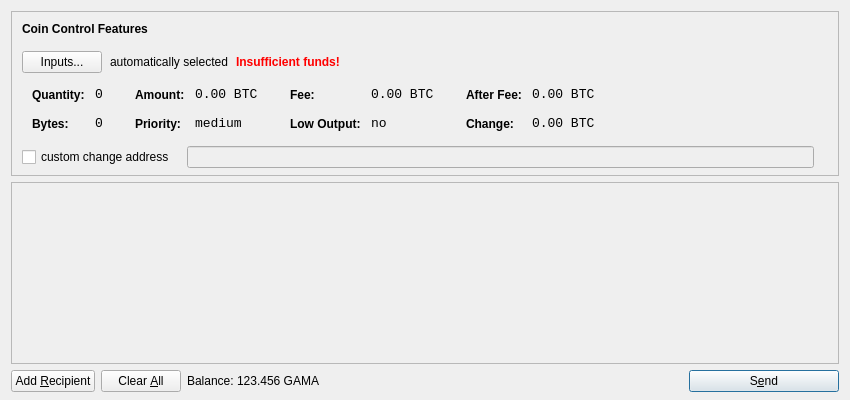
<?xml version="1.0" encoding="UTF-8"?>
<ui version="4.0">
 <class>SendCoinsDialog</class>
 <widget class="QDialog" name="SendCoinsDialog">
  <property name="geometry">
   <rect>
    <x>0</x>
    <y>0</y>
    <width>850</width>
    <height>400</height>
   </rect>
  </property>
  <property name="windowTitle">
   <string>Send Coins</string>
  </property>
  <layout class="QVBoxLayout" name="verticalLayout" stretch="0,1,0">
   <property name="bottomMargin">
    <number>8</number>
   </property>
   <item>
    <widget class="QFrame" name="frameCoinControl">
     <property name="sizePolicy">
      <sizepolicy hsizetype="Expanding" vsizetype="Expanding">
       <horstretch>0</horstretch>
       <verstretch>0</verstretch>
      </sizepolicy>
     </property>
     <property name="maximumSize">
      <size>
       <width>16777215</width>
       <height>16777215</height>
      </size>
     </property>
     <property name="frameShape">
      <enum>QFrame::StyledPanel</enum>
     </property>
     <property name="frameShadow">
      <enum>QFrame::Sunken</enum>
     </property>
     <layout class="QVBoxLayout" name="verticalLayoutCoinControl2">
      <property name="spacing">
       <number>-1</number>
      </property>
      <property name="leftMargin">
       <number>0</number>
      </property>
      <property name="topMargin">
       <number>0</number>
      </property>
      <property name="rightMargin">
       <number>0</number>
      </property>
      <property name="bottomMargin">
       <number>6</number>
      </property>
      <item>
       <layout class="QVBoxLayout" name="verticalLayoutCoinControl" stretch="0,0,0,0,1">
        <property name="spacing">
         <number>0</number>
        </property>
        <property name="leftMargin">
         <number>10</number>
        </property>
        <property name="topMargin">
         <number>10</number>
        </property>
        <item>
         <layout class="QHBoxLayout" name="horizontalLayoutCoinControl1">
          <property name="bottomMargin">
           <number>15</number>
          </property>
          <item>
           <widget class="QLabel" name="labelCoinControlFeatures">
            <property name="sizePolicy">
             <sizepolicy hsizetype="Preferred" vsizetype="Maximum">
              <horstretch>0</horstretch>
              <verstretch>0</verstretch>
             </sizepolicy>
            </property>
            <property name="font">
             <font>
              <weight>75</weight>
              <bold>true</bold>
             </font>
            </property>
            <property name="styleSheet">
             <string notr="true">font-weight:bold;</string>
            </property>
            <property name="text">
             <string>Coin Control Features</string>
            </property>
           </widget>
          </item>
         </layout>
        </item>
        <item>
         <layout class="QHBoxLayout" name="horizontalLayoutCoinControl2" stretch="0,0,0,0">
          <property name="spacing">
           <number>8</number>
          </property>
          <property name="bottomMargin">
           <number>10</number>
          </property>
          <item>
           <widget class="QPushButton" name="pushButtonCoinControl">
            <property name="styleSheet">
             <string notr="true"/>
            </property>
            <property name="text">
             <string>Inputs...</string>
            </property>
           </widget>
          </item>
          <item>
           <widget class="QLabel" name="labelCoinControlAutomaticallySelected">
            <property name="text">
             <string>automatically selected</string>
            </property>
            <property name="margin">
             <number>5</number>
            </property>
           </widget>
          </item>
          <item>
           <widget class="QLabel" name="labelCoinControlInsuffFunds">
            <property name="font">
             <font>
              <weight>75</weight>
              <bold>true</bold>
             </font>
            </property>
            <property name="styleSheet">
             <string notr="true">color:red;font-weight:bold;</string>
            </property>
            <property name="text">
             <string>Insufficient funds!</string>
            </property>
            <property name="margin">
             <number>5</number>
            </property>
           </widget>
          </item>
          <item>
           <spacer name="horizontalSpacerCoinControl">
            <property name="orientation">
             <enum>Qt::Horizontal</enum>
            </property>
            <property name="sizeHint" stdset="0">
             <size>
              <width>40</width>
              <height>1</height>
             </size>
            </property>
           </spacer>
          </item>
         </layout>
        </item>
        <item>
         <widget class="QWidget" name="widgetCoinControl" native="true">
          <property name="sizePolicy">
           <sizepolicy hsizetype="Preferred" vsizetype="Preferred">
            <horstretch>0</horstretch>
            <verstretch>0</verstretch>
           </sizepolicy>
          </property>
          <property name="minimumSize">
           <size>
            <width>0</width>
            <height>0</height>
           </size>
          </property>
          <property name="styleSheet">
           <string notr="true"/>
          </property>
          <layout class="QHBoxLayout" name="horizontalLayoutCoinControl5">
           <property name="margin">
            <number>0</number>
           </property>
           <item>
            <layout class="QHBoxLayout" name="horizontalLayoutCoinControl3" stretch="0,0,0,1">
             <property name="spacing">
              <number>20</number>
             </property>
             <property name="topMargin">
              <number>0</number>
             </property>
             <property name="bottomMargin">
              <number>10</number>
             </property>
             <item>
              <layout class="QFormLayout" name="formLayoutCoinControl1">
               <property name="horizontalSpacing">
                <number>10</number>
               </property>
               <property name="verticalSpacing">
                <number>14</number>
               </property>
               <property name="leftMargin">
                <number>10</number>
               </property>
               <property name="topMargin">
                <number>4</number>
               </property>
               <property name="rightMargin">
                <number>6</number>
               </property>
               <item row="0" column="0">
                <widget class="QLabel" name="labelCoinControlQuantityText">
                 <property name="styleSheet">
                  <string notr="true">font-weight:bold;</string>
                 </property>
                 <property name="text">
                  <string>Quantity:</string>
                 </property>
                 <property name="margin">
                  <number>0</number>
                 </property>
                </widget>
               </item>
               <item row="0" column="1">
                <widget class="QLabel" name="labelCoinControlQuantity">
                 <property name="font">
                  <font>
                   <family>Monospace</family>
                   <pointsize>10</pointsize>
                  </font>
                 </property>
                 <property name="cursor">
                  <cursorShape>IBeamCursor</cursorShape>
                 </property>
                 <property name="contextMenuPolicy">
                  <enum>Qt::ActionsContextMenu</enum>
                 </property>
                 <property name="text">
                  <string notr="true">0</string>
                 </property>
                 <property name="margin">
                  <number>0</number>
                 </property>
                 <property name="textInteractionFlags">
                  <set>Qt::LinksAccessibleByMouse|Qt::TextSelectableByKeyboard|Qt::TextSelectableByMouse</set>
                 </property>
                </widget>
               </item>
               <item row="1" column="0">
                <widget class="QLabel" name="labelCoinControlBytesText">
                 <property name="styleSheet">
                  <string notr="true">font-weight:bold;</string>
                 </property>
                 <property name="text">
                  <string>Bytes:</string>
                 </property>
                </widget>
               </item>
               <item row="1" column="1">
                <widget class="QLabel" name="labelCoinControlBytes">
                 <property name="font">
                  <font>
                   <family>Monospace</family>
                   <pointsize>10</pointsize>
                  </font>
                 </property>
                 <property name="cursor">
                  <cursorShape>IBeamCursor</cursorShape>
                 </property>
                 <property name="contextMenuPolicy">
                  <enum>Qt::ActionsContextMenu</enum>
                 </property>
                 <property name="text">
                  <string notr="true">0</string>
                 </property>
                 <property name="textInteractionFlags">
                  <set>Qt::LinksAccessibleByMouse|Qt::TextSelectableByKeyboard|Qt::TextSelectableByMouse</set>
                 </property>
                </widget>
               </item>
              </layout>
             </item>
             <item>
              <layout class="QFormLayout" name="formLayoutCoinControl2">
               <property name="horizontalSpacing">
                <number>10</number>
               </property>
               <property name="verticalSpacing">
                <number>14</number>
               </property>
               <property name="leftMargin">
                <number>6</number>
               </property>
               <property name="topMargin">
                <number>4</number>
               </property>
               <property name="rightMargin">
                <number>6</number>
               </property>
               <item row="0" column="0">
                <widget class="QLabel" name="labelCoinControlAmountText">
                 <property name="styleSheet">
                  <string notr="true">font-weight:bold;</string>
                 </property>
                 <property name="text">
                  <string>Amount:</string>
                 </property>
                 <property name="margin">
                  <number>0</number>
                 </property>
                </widget>
               </item>
               <item row="0" column="1">
                <widget class="QLabel" name="labelCoinControlAmount">
                 <property name="font">
                  <font>
                   <family>Monospace</family>
                   <pointsize>10</pointsize>
                  </font>
                 </property>
                 <property name="cursor">
                  <cursorShape>IBeamCursor</cursorShape>
                 </property>
                 <property name="contextMenuPolicy">
                  <enum>Qt::ActionsContextMenu</enum>
                 </property>
                 <property name="text">
                  <string notr="true">0.00 BTC</string>
                 </property>
                 <property name="textInteractionFlags">
                  <set>Qt::LinksAccessibleByMouse|Qt::TextSelectableByKeyboard|Qt::TextSelectableByMouse</set>
                 </property>
                </widget>
               </item>
               <item row="1" column="0">
                <widget class="QLabel" name="labelCoinControlPriorityText">
                 <property name="styleSheet">
                  <string notr="true">font-weight:bold;</string>
                 </property>
                 <property name="text">
                  <string>Priority:</string>
                 </property>
                </widget>
               </item>
               <item row="1" column="1">
                <widget class="QLabel" name="labelCoinControlPriority">
                 <property name="font">
                  <font>
                   <family>Monospace</family>
                   <pointsize>10</pointsize>
                  </font>
                 </property>
                 <property name="cursor">
                  <cursorShape>IBeamCursor</cursorShape>
                 </property>
                 <property name="contextMenuPolicy">
                  <enum>Qt::ActionsContextMenu</enum>
                 </property>
                 <property name="text">
                  <string>medium</string>
                 </property>
                 <property name="textInteractionFlags">
                  <set>Qt::LinksAccessibleByMouse|Qt::TextSelectableByKeyboard|Qt::TextSelectableByMouse</set>
                 </property>
                </widget>
               </item>
              </layout>
             </item>
             <item>
              <layout class="QFormLayout" name="formLayoutCoinControl3">
               <property name="horizontalSpacing">
                <number>10</number>
               </property>
               <property name="verticalSpacing">
                <number>14</number>
               </property>
               <property name="leftMargin">
                <number>6</number>
               </property>
               <property name="topMargin">
                <number>4</number>
               </property>
               <property name="rightMargin">
                <number>6</number>
               </property>
               <item row="0" column="0">
                <widget class="QLabel" name="labelCoinControlFeeText">
                 <property name="styleSheet">
                  <string notr="true">font-weight:bold;</string>
                 </property>
                 <property name="text">
                  <string>Fee:</string>
                 </property>
                 <property name="margin">
                  <number>0</number>
                 </property>
                </widget>
               </item>
               <item row="0" column="1">
                <widget class="QLabel" name="labelCoinControlFee">
                 <property name="font">
                  <font>
                   <family>Monospace</family>
                   <pointsize>10</pointsize>
                  </font>
                 </property>
                 <property name="cursor">
                  <cursorShape>IBeamCursor</cursorShape>
                 </property>
                 <property name="contextMenuPolicy">
                  <enum>Qt::ActionsContextMenu</enum>
                 </property>
                 <property name="text">
                  <string notr="true">0.00 BTC</string>
                 </property>
                 <property name="textInteractionFlags">
                  <set>Qt::LinksAccessibleByMouse|Qt::TextSelectableByKeyboard|Qt::TextSelectableByMouse</set>
                 </property>
                </widget>
               </item>
               <item row="1" column="0">
                <widget class="QLabel" name="labelCoinControlLowOutputText">
                 <property name="styleSheet">
                  <string notr="true">font-weight:bold;</string>
                 </property>
                 <property name="text">
                  <string>Low Output:</string>
                 </property>
                </widget>
               </item>
               <item row="1" column="1">
                <widget class="QLabel" name="labelCoinControlLowOutput">
                 <property name="font">
                  <font>
                   <family>Monospace</family>
                   <pointsize>10</pointsize>
                  </font>
                 </property>
                 <property name="cursor">
                  <cursorShape>IBeamCursor</cursorShape>
                 </property>
                 <property name="contextMenuPolicy">
                  <enum>Qt::ActionsContextMenu</enum>
                 </property>
                 <property name="text">
                  <string>no</string>
                 </property>
                 <property name="textInteractionFlags">
                  <set>Qt::LinksAccessibleByMouse|Qt::TextSelectableByKeyboard|Qt::TextSelectableByMouse</set>
                 </property>
                </widget>
               </item>
              </layout>
             </item>
             <item>
              <layout class="QFormLayout" name="formLayoutCoinControl4">
               <property name="horizontalSpacing">
                <number>10</number>
               </property>
               <property name="verticalSpacing">
                <number>14</number>
               </property>
               <property name="leftMargin">
                <number>6</number>
               </property>
               <property name="topMargin">
                <number>4</number>
               </property>
               <property name="rightMargin">
                <number>6</number>
               </property>
               <item row="0" column="0">
                <widget class="QLabel" name="labelCoinControlAfterFeeText">
                 <property name="styleSheet">
                  <string notr="true">font-weight:bold;</string>
                 </property>
                 <property name="text">
                  <string>After Fee:</string>
                 </property>
                 <property name="margin">
                  <number>0</number>
                 </property>
                </widget>
               </item>
               <item row="0" column="1">
                <widget class="QLabel" name="labelCoinControlAfterFee">
                 <property name="font">
                  <font>
                   <family>Monospace</family>
                   <pointsize>10</pointsize>
                  </font>
                 </property>
                 <property name="cursor">
                  <cursorShape>IBeamCursor</cursorShape>
                 </property>
                 <property name="contextMenuPolicy">
                  <enum>Qt::ActionsContextMenu</enum>
                 </property>
                 <property name="text">
                  <string notr="true">0.00 BTC</string>
                 </property>
                 <property name="textInteractionFlags">
                  <set>Qt::LinksAccessibleByMouse|Qt::TextSelectableByKeyboard|Qt::TextSelectableByMouse</set>
                 </property>
                </widget>
               </item>
               <item row="1" column="0">
                <widget class="QLabel" name="labelCoinControlChangeText">
                 <property name="styleSheet">
                  <string notr="true">font-weight:bold;</string>
                 </property>
                 <property name="text">
                  <string>Change:</string>
                 </property>
                </widget>
               </item>
               <item row="1" column="1">
                <widget class="QLabel" name="labelCoinControlChange">
                 <property name="font">
                  <font>
                   <family>Monospace</family>
                   <pointsize>10</pointsize>
                  </font>
                 </property>
                 <property name="cursor">
                  <cursorShape>IBeamCursor</cursorShape>
                 </property>
                 <property name="contextMenuPolicy">
                  <enum>Qt::ActionsContextMenu</enum>
                 </property>
                 <property name="text">
                  <string notr="true">0.00 BTC</string>
                 </property>
                 <property name="textInteractionFlags">
                  <set>Qt::LinksAccessibleByMouse|Qt::TextSelectableByKeyboard|Qt::TextSelectableByMouse</set>
                 </property>
                </widget>
               </item>
              </layout>
             </item>
            </layout>
           </item>
          </layout>
         </widget>
        </item>
        <item>
         <layout class="QHBoxLayout" name="horizontalLayoutCoinControl4" stretch="0,0,0">
          <property name="spacing">
           <number>12</number>
          </property>
          <property name="sizeConstraint">
           <enum>QLayout::SetDefaultConstraint</enum>
          </property>
          <property name="topMargin">
           <number>5</number>
          </property>
          <property name="rightMargin">
           <number>5</number>
          </property>
          <item>
           <widget class="QCheckBox" name="checkBoxCoinControlChange">
            <property name="text">
             <string>custom change address</string>
            </property>
           </widget>
          </item>
          <item>
           <widget class="QLineEdit" name="lineEditCoinControlChange">
            <property name="enabled">
             <bool>false</bool>
            </property>
            <property name="sizePolicy">
             <sizepolicy hsizetype="Expanding" vsizetype="Fixed">
              <horstretch>0</horstretch>
              <verstretch>0</verstretch>
             </sizepolicy>
            </property>
           </widget>
          </item>
          <item>
           <widget class="QLabel" name="labelCoinControlChangeLabel">
            <property name="sizePolicy">
             <sizepolicy hsizetype="Preferred" vsizetype="Expanding">
              <horstretch>0</horstretch>
              <verstretch>0</verstretch>
             </sizepolicy>
            </property>
            <property name="minimumSize">
             <size>
              <width>0</width>
              <height>0</height>
             </size>
            </property>
            <property name="text">
             <string/>
            </property>
            <property name="margin">
             <number>3</number>
            </property>
           </widget>
          </item>
         </layout>
        </item>
        <item>
         <spacer name="verticalSpacerCoinControl">
          <property name="orientation">
           <enum>Qt::Vertical</enum>
          </property>
          <property name="sizeHint" stdset="0">
           <size>
            <width>800</width>
            <height>1</height>
           </size>
          </property>
         </spacer>
        </item>
       </layout>
      </item>
     </layout>
    </widget>
   </item>
   <item>
    <widget class="QScrollArea" name="scrollArea">
     <property name="widgetResizable">
      <bool>true</bool>
     </property>
     <widget class="QWidget" name="scrollAreaWidgetContents">
      <property name="geometry">
       <rect>
        <x>0</x>
        <y>0</y>
        <width>830</width>
        <height>165</height>
       </rect>
      </property>
      <layout class="QVBoxLayout" name="verticalLayout_2">
       <property name="margin">
        <number>0</number>
       </property>
       <item>
        <layout class="QVBoxLayout" name="entries">
         <property name="spacing">
          <number>6</number>
         </property>
        </layout>
       </item>
       <item>
        <spacer name="verticalSpacer">
         <property name="orientation">
          <enum>Qt::Vertical</enum>
         </property>
         <property name="sizeHint" stdset="0">
          <size>
           <width>20</width>
           <height>40</height>
          </size>
         </property>
        </spacer>
       </item>
      </layout>
     </widget>
    </widget>
   </item>
   <item>
    <layout class="QHBoxLayout" name="horizontalLayout">
     <item>
      <widget class="QPushButton" name="addButton">
       <property name="toolTip">
        <string>Send to multiple recipients at once</string>
       </property>
       <property name="text">
        <string>Add &amp;Recipient</string>
       </property>
       <property name="icon">
        <iconset resource="../bitcoin.qrc">
         <normaloff>:/icons/add</normaloff>:/icons/add</iconset>
       </property>
       <property name="autoDefault">
        <bool>false</bool>
       </property>
      </widget>
     </item>
     <item>
      <widget class="QPushButton" name="clearButton">
       <property name="sizePolicy">
        <sizepolicy hsizetype="Minimum" vsizetype="Fixed">
         <horstretch>0</horstretch>
         <verstretch>0</verstretch>
        </sizepolicy>
       </property>
       <property name="toolTip">
        <string>Remove all transaction fields</string>
       </property>
       <property name="text">
        <string>Clear &amp;All</string>
       </property>
       <property name="icon">
        <iconset resource="../bitcoin.qrc">
         <normaloff>:/icons/remove</normaloff>:/icons/remove</iconset>
       </property>
       <property name="autoRepeatDelay">
        <number>300</number>
       </property>
       <property name="autoDefault">
        <bool>false</bool>
       </property>
      </widget>
     </item>
     <item>
      <layout class="QHBoxLayout" name="horizontalLayout_2">
       <property name="spacing">
        <number>3</number>
       </property>
       <item>
        <widget class="QLabel" name="label">
         <property name="text">
          <string>Balance:</string>
         </property>
        </widget>
       </item>
       <item>
        <widget class="QLabel" name="labelBalance">
         <property name="cursor">
          <cursorShape>IBeamCursor</cursorShape>
         </property>
         <property name="text">
          <string>123.456 GAMA</string>
         </property>
         <property name="textInteractionFlags">
          <set>Qt::LinksAccessibleByMouse|Qt::TextSelectableByKeyboard|Qt::TextSelectableByMouse</set>
         </property>
        </widget>
       </item>
      </layout>
     </item>
     <item>
      <spacer name="horizontalSpacer">
       <property name="orientation">
        <enum>Qt::Horizontal</enum>
       </property>
       <property name="sizeHint" stdset="0">
        <size>
         <width>40</width>
         <height>20</height>
        </size>
       </property>
      </spacer>
     </item>
     <item>
      <widget class="QPushButton" name="sendButton">
       <property name="minimumSize">
        <size>
         <width>150</width>
         <height>0</height>
        </size>
       </property>
       <property name="toolTip">
        <string>Confirm the send action</string>
       </property>
       <property name="text">
        <string>S&amp;end</string>
       </property>
       <property name="icon">
        <iconset resource="../bitcoin.qrc">
         <normaloff>:/icons/send</normaloff>:/icons/send</iconset>
       </property>
       <property name="default">
        <bool>true</bool>
       </property>
      </widget>
     </item>
    </layout>
   </item>
  </layout>
 </widget>
 <resources>
  <include location="../bitcoin.qrc"/>
 </resources>
 <connections/>
</ui>
